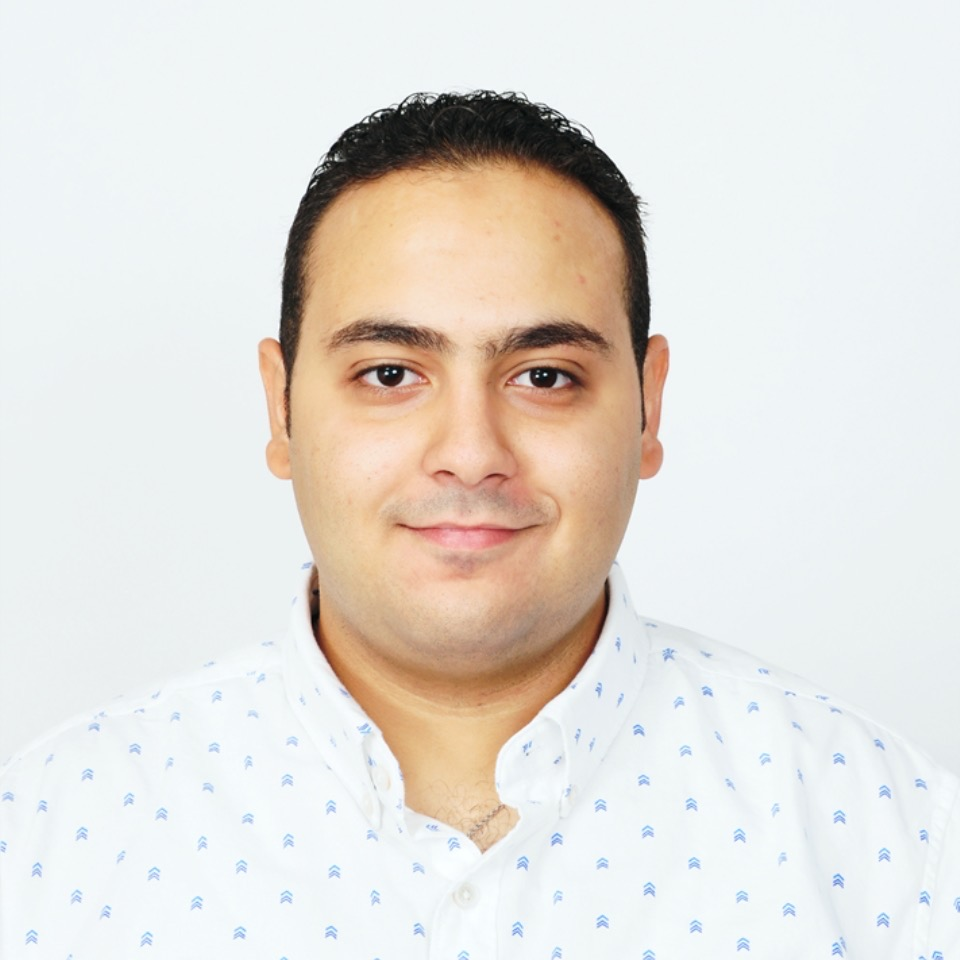
#> input picture 1.JPG, 960 x 960 px
$ python main.py
#> lines starting #> are read from the running program, lines starting #| are printed output that depends on the picture; after the words box and inside, x2 and y2 are one past the last pixel; in counts of white or black regions, pixels touching at a corner belong together
import cv2
import numpy as np

# Reading the Image
image = cv2.imread("1.JPG")
#> image is the input picture: shape (960, 960, 3); mean B, G, R 217.6, 223.3, 227.7
# Finding the Edges of Image
gray = cv2.cvtColor(image, cv2.COLOR_BGR2GRAY)
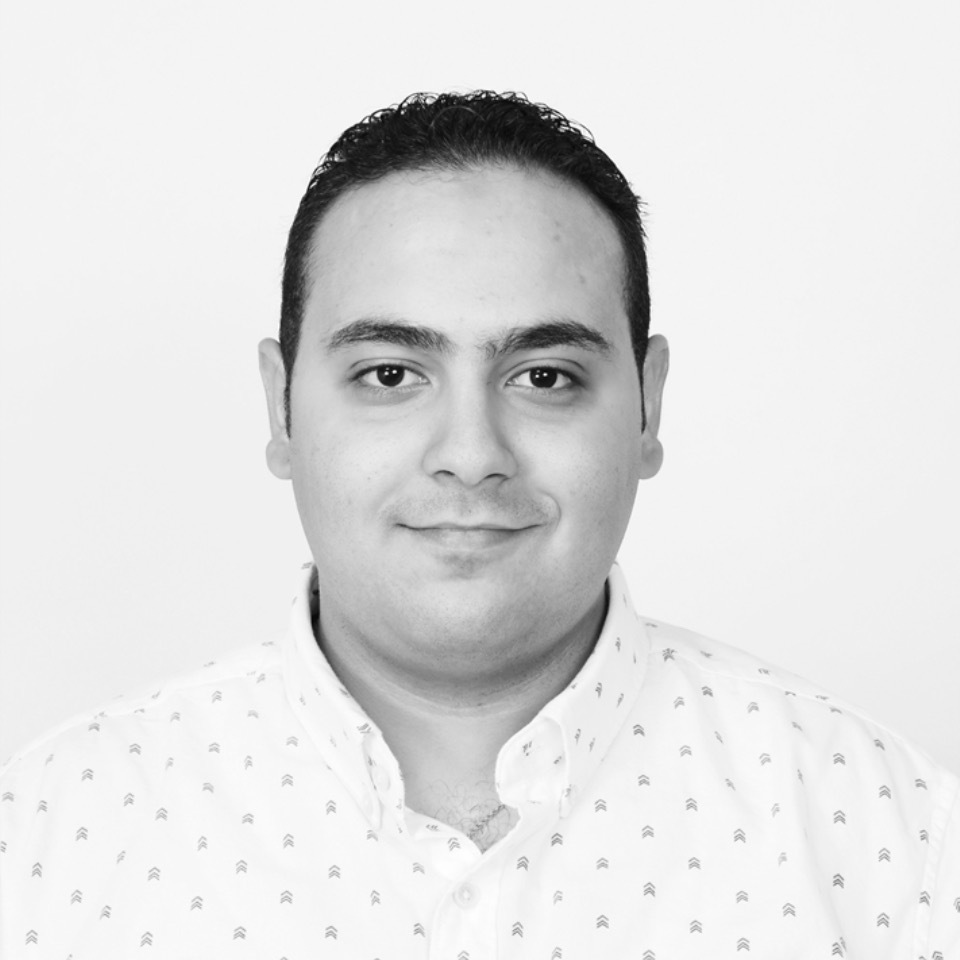
#> gray: shape (960, 960); min 6, max 255, mean 223.9
gray = cv2.medianBlur(gray, 7)
edges = cv2.adaptiveThreshold(gray, 255, cv2.ADAPTIVE_THRESH_MEAN_C, cv2.THRESH_BINARY, 9, 10)
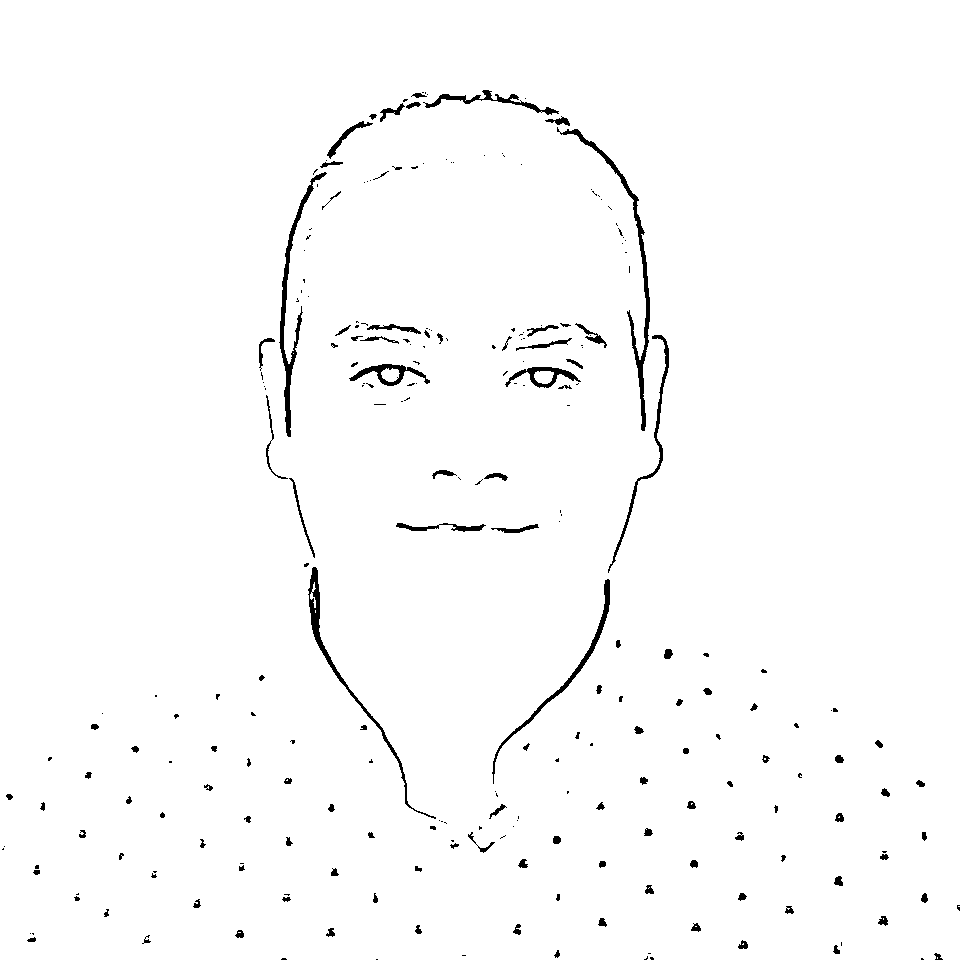
#> edges: shape (960, 960); 98.4% white; 257 black regions (136 under 20 px), largest, box (x1, y1, x2, y2) and area: (557, 127, 650, 431) 1658, (279, 172, 327, 437) 1465, (308, 567, 436, 819) 1233
# Making a Cartoon of the image
color = cv2.bilateralFilter(image, 12, 250, 250)
cartoon = cv2.bitwise_and(color, color, mask=edges)
#Visualize the cartoon image
cv2.imshow("Cartoon", cartoon)
cv2.waitKey(0) # "0" is Used to close the image window
cv2.destroyAllWindows()

#convert to gray scale
grayImage = cv2.cvtColor(image, cv2.COLOR_BGR2GRAY)
#apply gaussian blur
grayImage = cv2.GaussianBlur(grayImage, (3, 3), 0)
#detect edges
edgeImage = cv2.Laplacian(grayImage, -1, ksize=5)
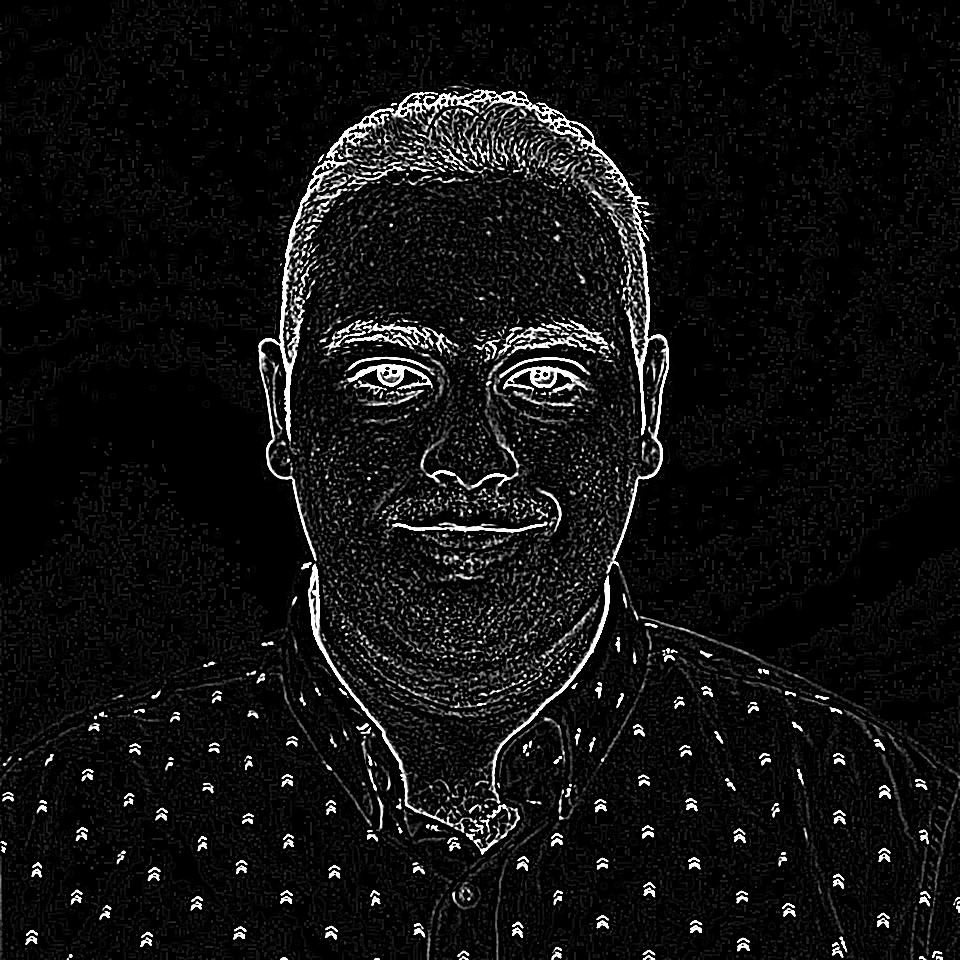
#> edgeImage: shape (960, 960); min 0, max 255, mean 16.5
edgeImage = 255 - edgeImage
#threshold image
ret, edgeImage = cv2.threshold(edgeImage, 150, 255, cv2.THRESH_BINARY)
#> edgeImage: shape (960, 960); 95.4% white; black in thin lines or dots
#blur images heavily using edgePreservingFilter
edgePreservingImage = cv2.edgePreservingFilter(image, flags=2, sigma_s=50, sigma_r=0.4)
#create output matrix
output =np.zeros(grayImage.shape)
#combine cartoon image and edges image
output = cv2.bitwise_and(edgePreservingImage, edgePreservingImage, mask=edgeImage)
#Visualize the cartoon image
cv2.imshow("Cartoon", output)
cv2.waitKey(0) # "0" is Used to close the image window
cv2.destroyAllWindows()

cartoon_image = cv2.stylization(image, sigma_s=150, sigma_r=0.25)
cv2.imshow('cartoon', cartoon_image)
cv2.waitKey(0)
cv2.destroyAllWindows()
cartoon_image1, cartoon_image2  = cv2.pencilSketch(image, sigma_s=60, sigma_r=0.5, shade_factor=0.02)
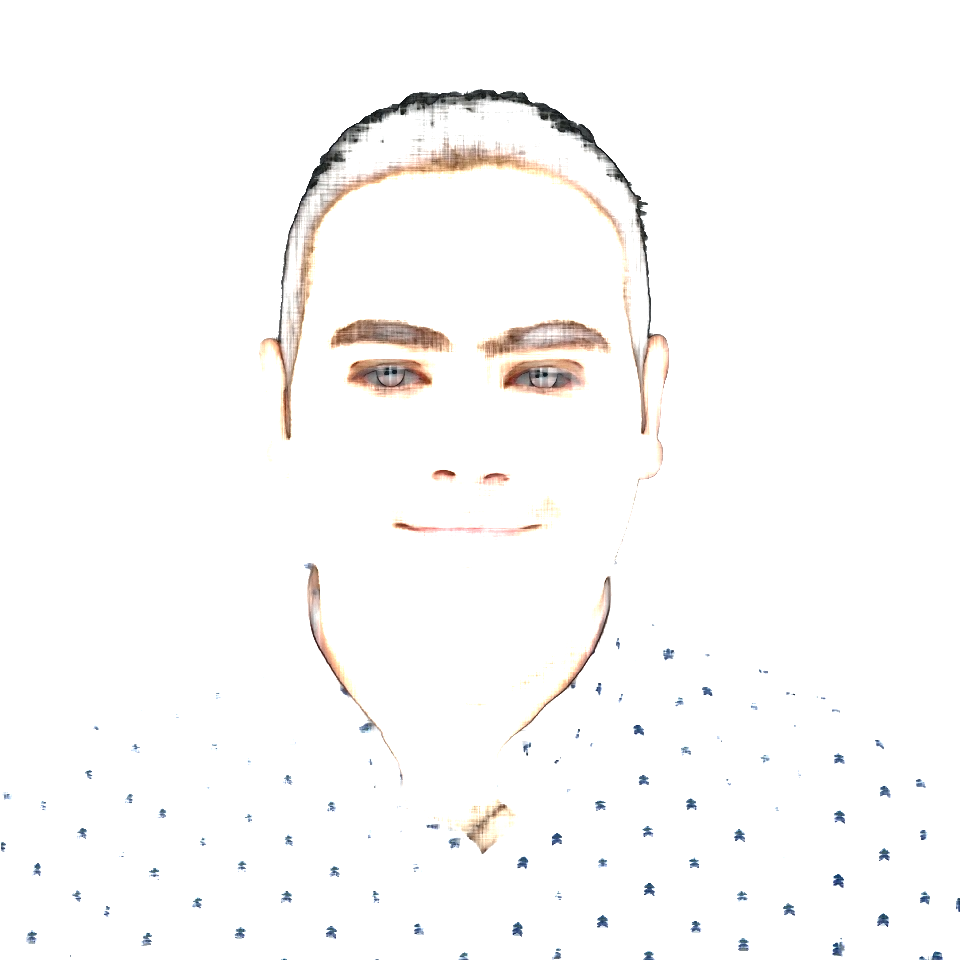
#> cartoon_image2: shape (960, 960, 3); mean B, G, R 250.2, 250.8, 251.6
cv2.imshow('pencil', cartoon_image1)
cv2.waitKey()
cv2.destroyAllWindows()
cv2.imshow('pencil', cartoon_image2)
cv2.waitKey()
cv2.destroyAllWindows()
